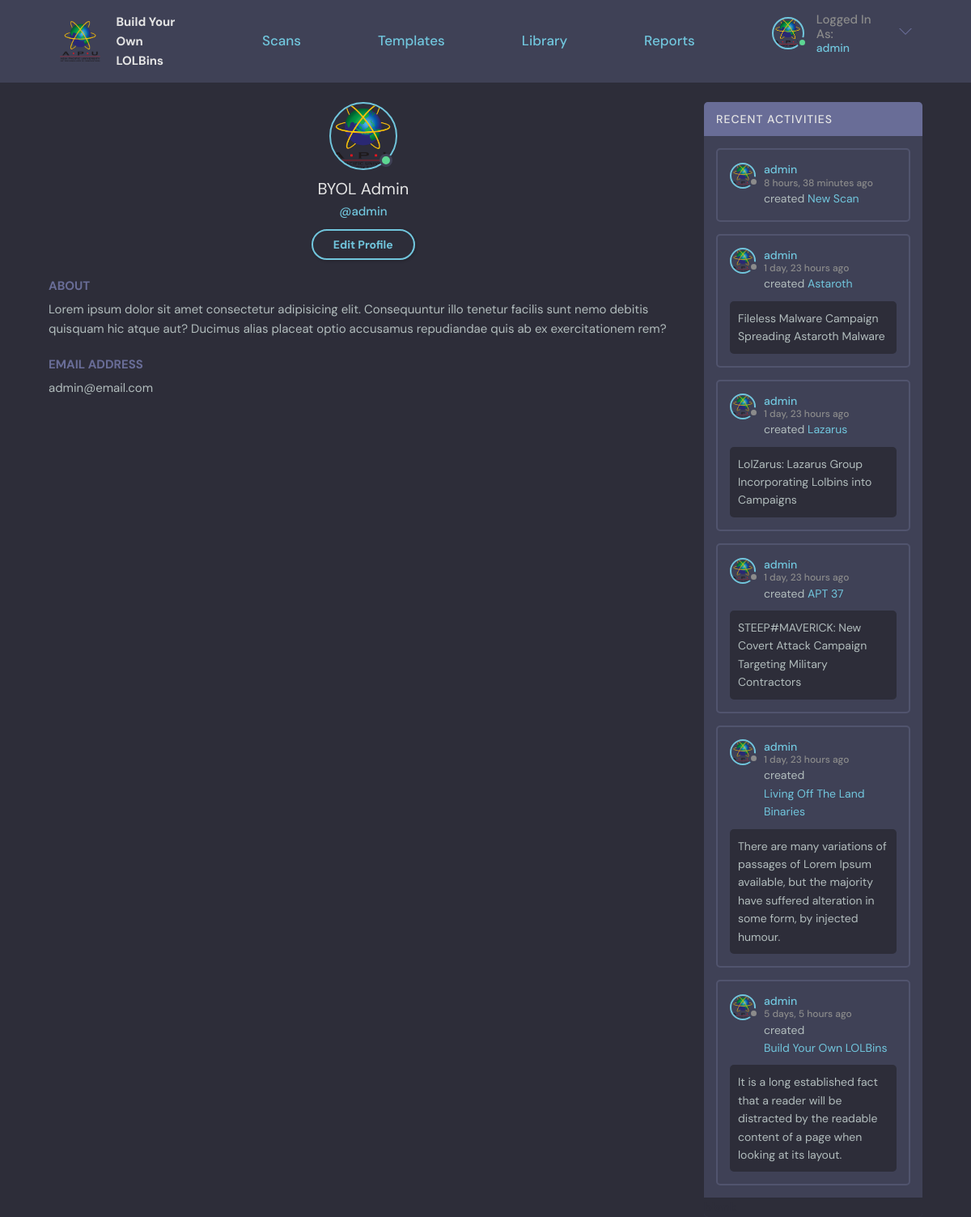
Before: /profile/1/ (signed in) with the older database file.
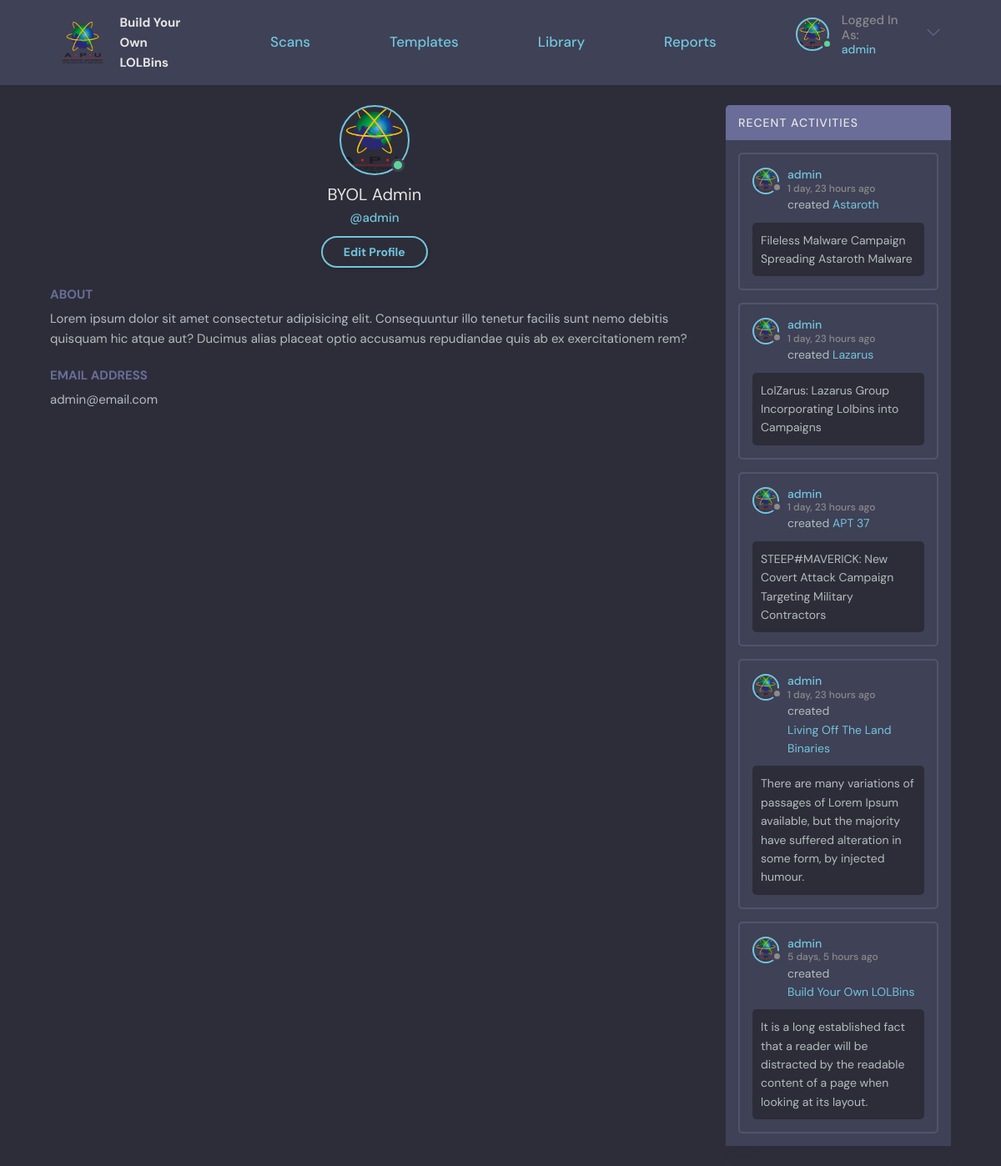
After: the same page with the newer database file.
### base/models.py (models this page shows, shortened)
class Scan(models.Model):
    user = models.ForeignKey(User, on_delete=SET_NULL, null=True, verbose_name = u'Owner')
    name = models.CharField(max_length=200, default="New Scan")
    description = models.TextField(null=True, blank=True)
    updated = models.DateTimeField(auto_now=True)
    created = models.DateTimeField(auto_now_add=True)
    STATUS_CHOICES = (
    ("STOPPED", "STOPPED"),
    ("COMPLETED", "COMPLETED"),
    ("RUNNING", "RUNNING"),
    ("ERROR", "ERROR"))
    status = models.CharField(max_length=15, choices=STATUS_CHOICES, default='STOPPED')
    ip = models.CharField("IP Address", max_length=15, default="127.0.0.1")
    username = models.CharField("Machine Username", max_length=30, default="admin")
    password = models.CharField("Machine Password", max_length=50, default="admin")
    task = models.TextField(null=True, blank=True)
    class Meta:
        ordering = ['-updated', '-created']
        verbose_name = 'Scan'

### base/views.py (the view)
# urls.py: path('profile/<str:pk>/', views.userProfile, name="user-profile"),
@login_required(login_url='login')
def userProfile(request, pk):
    user = User.objects.get(id=pk)
    userScans = Scan.objects.filter(user=user).order_by('-created')
    context = {'user': user, 'userScans': userScans}
    return render(request, 'base/profile.html', context)

### base/templates/base/profile.html (shortened to what this page needs)
{% extends 'main.html' %}
{% block content %}
{% load static %}
<main class="profile-page layout layout--2">
  <div class="container">
    <div class="roomList">
      <div class="profile">
        <div class="profile__avatar">
          <div class="avatar avatar--large active">
            <img src="{% static 'images/APU.png' %}" />
          </div>
        </div>
        <div class="profile__info">
          <h3>{{user.first_name}} {{user.last_name}}</h3>
          <p>@{{user.username}}</p>
          {% if request.user == user %}
            <a href="{% url 'edit-profile' %}" class="btn btn--main btn--pill">Edit Profile</a>
          {% endif %}
        </div>
        <div class="profile__about">
          <h3>About</h3>
          <p>
            Lorem ipsum dolor sit amet consectetur adipisicing elit. Consequuntur illo tenetur
            facilis sunt nemo debitis quisquam hic atque aut? Ducimus alias placeat optio
            accusamus repudiandae quis ab ex exercitationem rem?
          </p>
        </div>
        <div class="profile__about">
          <h3>Email Address</h3>
          <p>{{user.email}}</p>
        </div>
      </div>
    </div>
    <div class="activities">
      <div class="activities__header">
        <h2>Recent Activities</h2>
      </div>
      {% for scan in userScans %}
        <div class="activities__box">
          <div class="activities__boxHeader roomListRoom__header">
            <a href="{% url 'user-profile' user.id%}" class="roomListRoom__author">
              <div class="avatar avatar--small">
                <img src="{% static 'images/APU.png' %}" />
              </div>
              <p>
                {{user.username}}
                <span>{{scan.created|timesince}} ago</span>
              </p>
            </a>
          </div>
          <div class="activities__boxContent">
            <p>created <a href="{% url 'scan' scan.id %}">{{scan.name}}</a></p>
            {% if scan.description != "" %}
              <div class="activities__boxRoomContent">
                {{scan.description}}
              </div>
            {% endif %}
          </div>
        </div>
      {% endfor %}
      <div class="activities__break">
        <h2>blank</h2>
      </div>
    </div>
  </div>
</main>
{% endblock content %}

### templates/navigationBar.html (shortened to what this page needs)
{% load static %}
<header class="header header--loggedIn">
  <div class="container">
    <a href="{% url 'home' %}" class="header__logo">
      <img src="{% static 'images/APU.png' %}" style="width:50px;height:50px;"/>
      <h1>
        Build Your<br>
        Own LOLBins
      </h1>
    </a>
    <a href="{% url 'home' %}" class="header__text">
      <h2>Scans</h2>
    </a>
    <a href="{% url 'template' %}" class="header__text">
      <h2>Templates</h2>
    </a>
    <a href="{% url 'library' %}" class="header__text">
      <h2>Library</h2>
    </a>
    <a href="{% url 'report' %}" class="header__text">
      <h2>Reports</h2>
    </a>
    <nav class="header__menu">
      {% if request.user.is_authenticated %}
          <div class="header__user">
            <a href="{% url 'user-profile' request.user.id%}">
                <div class="avatar avatar--medium active">
                <img src="{% static 'images/APU.png' %}" />
                </div>
                <p>Logged In As:<span>{{request.user}}</span></p>
            </a>
            <button class="dropdown-button">
                <svg version="1.1" xmlns="http://www.w3.org/2000/svg" width="32" height="32" viewBox="0 0 32 32">
                <title>chevron-down</title>
                <path d="M16 21l-13-13h-3l16 16 16-16h-3l-13 13z"></path>
                </svg>
            </button>
          </div>
      {% else %}
          <a href="{% url 'login' %}">
              <img src="{% static 'images/avatar.svg' %}" />
              <p>Login</p>
          </a>
      {% endif %}
    </nav>
  </div>
</header>

Changed rows visible on the page:
removed Scan: {{ user.username }} "admin", created "8 hours, 38 minutes", name "New Scan"
